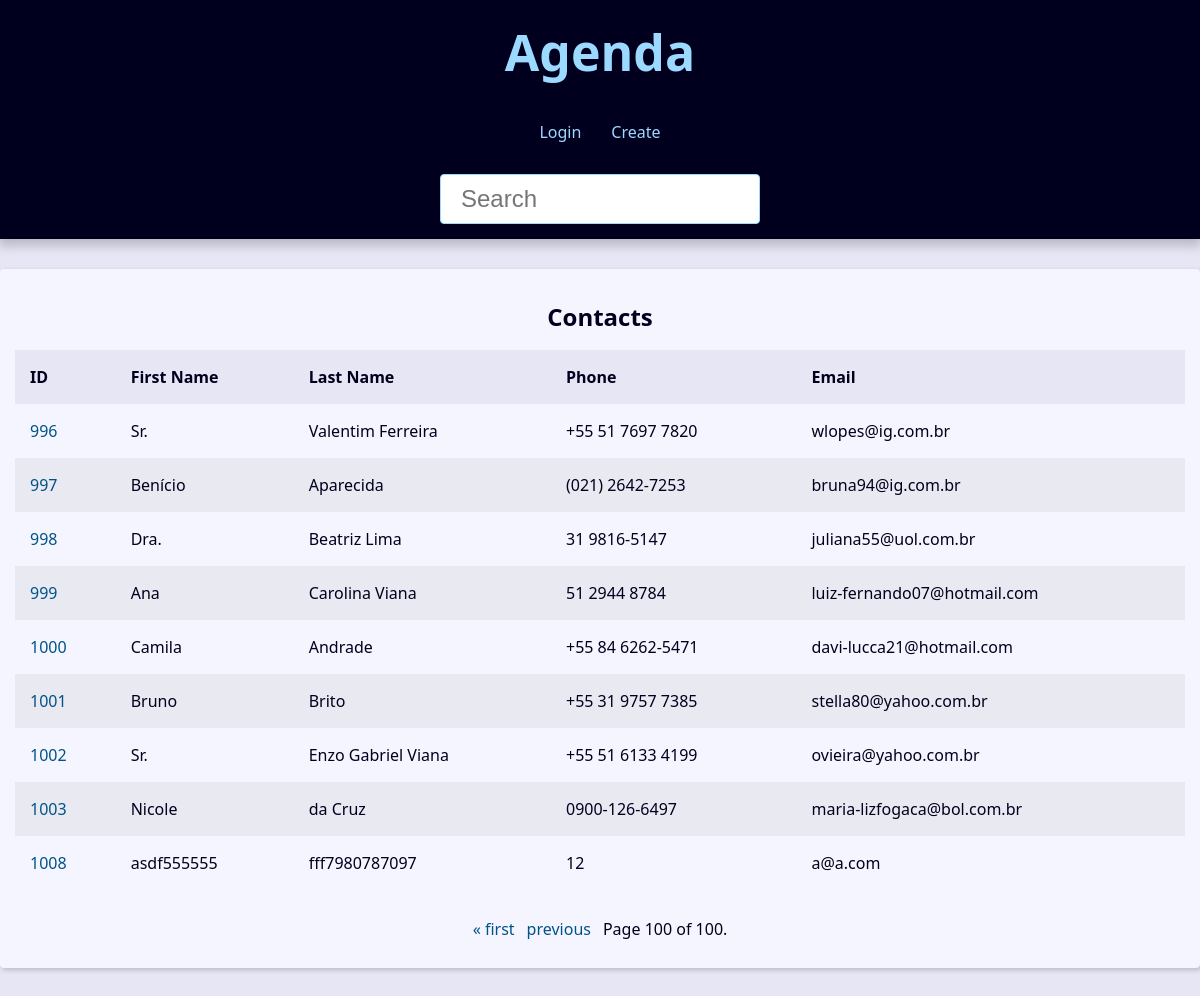
The page /?page=101&q= on the database as committed earlier.
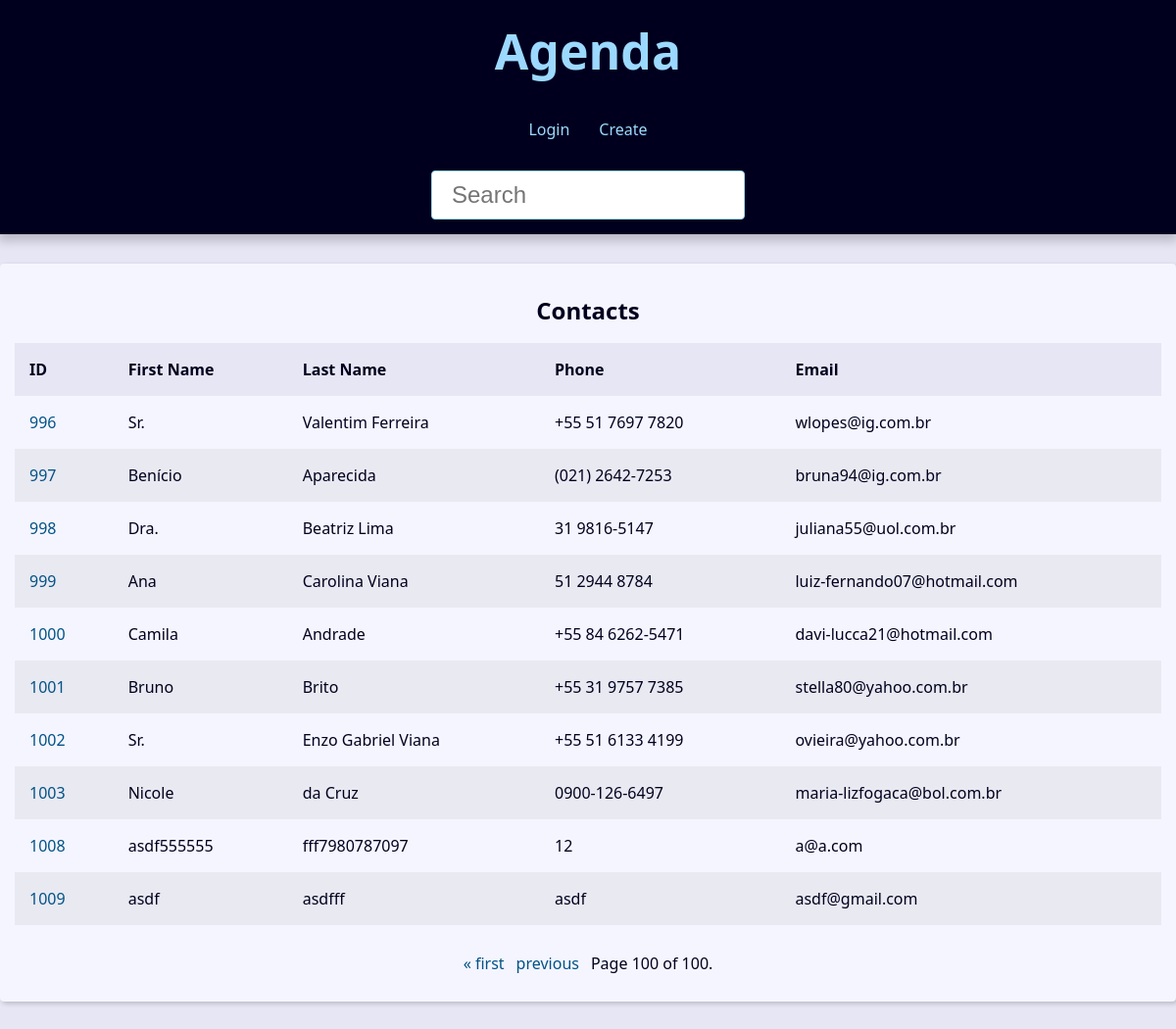
The same page on the database as committed later.
### contact/models.py (models this page shows, shortened)
class Contact(models.Model):
    first_name = models.CharField(max_length=50)
    last_name = models.CharField(max_length=50, blank=True)
    phone = models.CharField(max_length=50)
    email = models.EmailField(max_length=254, blank=True)
    created_date = models.DateTimeField(default=timezone.now)
    description = models.TextField(blank=True)
    show = models.BooleanField(default=True)
    picture = models.ImageField(blank=True, upload_to='pictures/%Y/%m/')
    category = models.ForeignKey(Category, on_delete=models.SET_NULL, blank=True,null=True)
    owner = models.ForeignKey(User, on_delete=models.SET_NULL, blank=True,null=True)

### contact/views/contact_views.py (the view)
# urls.py: path('', views.index, name="index"),
def index(request):
    contact = Contact.objects.filter(show=True).order_by('id')
    paginator = Paginator(contact, 10)
    page_number = request.GET.get("page")
    page_obj = paginator.get_page(page_number)
    context = {
        'page_obj': page_obj,
        'site_title': 'Contatos - '
    }
    return render(
        request,
        'contact/index.html',
        context,
        )

### contact/templates/contact/index.html (shortened to what this page needs)
{% extends "global/base.html" %}
{% block content %}
{% if page_obj %}
    <div class='responsive-table'>
        <table class='contacts-table'>
            <caption class="table-caption">Contacts</caption>
            <theade>
                <tr class="table-row table-row-header">
                    <th class="table-header">ID</th>
                    <th class="table-header">First Name</th>
                    <th class="table-header">Last Name</th>
                    <th class="table-header">Phone</th>
                    <th class="table-header">Email</th>
                </tr>
            <tbody>
                {% for contact in page_obj %}
                <tr class="table-row">
                    <td class="table-cel">
                        <a class="table-link"
                        href="{% url "contact:contact" contact.id %}">
                            {{contact.id}}
                        </a>
                    </td>
                    <td class="table-cel">
                        {{contact.first_name}}
                    </td>
                    <td class="table-cel">
                        {{contact.last_name}}
                    </td>
                    <td class="table-cel">
                        {{contact.phone}}
                    </td>
                    <td class="table-cel">
                        {{contact.email}}
                    </td>
                </tr>
                {% endfor %}
            </tbody>
        </table>
    </div>
{% else %}
    <div class="single-contact">
        <h1 class="single-contact-name">
            Nenhum contato foi encontrado.
        </h1>
    </div>
{% endif %}
{% endblock content%}

Rows that differ between the two databases and show on the page:
added Contact: id "1009", first_name "asdf", last_name "asdfff", phone "asdf", email "asdf@gmail.com"
